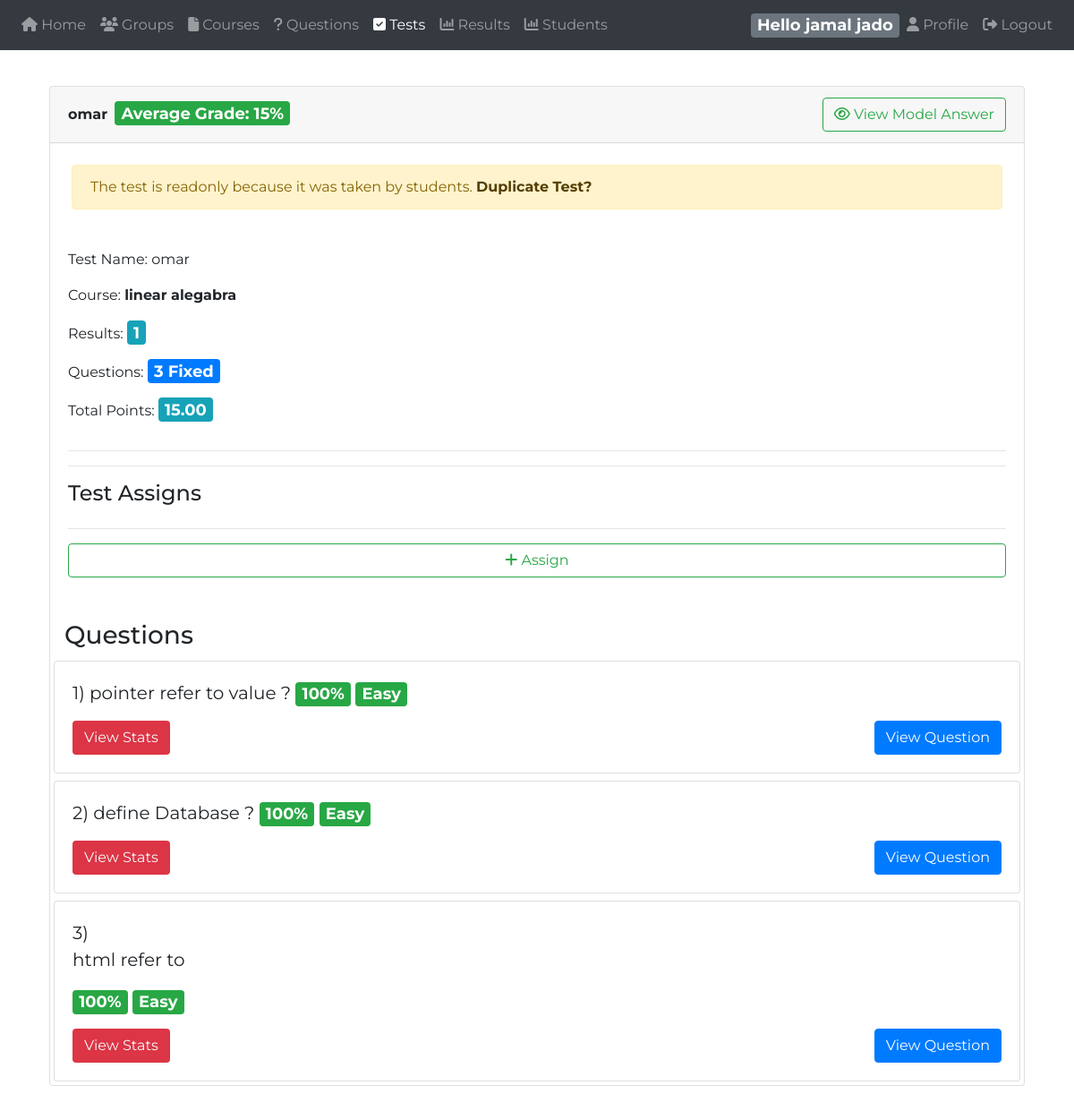
The page /instructor/?tests=view&id=43 (signed in) on the database its author committed.
### tables this page shows
CREATE TABLE `instructor` (
  `id` int(11) NOT NULL,
  `name` varchar(120) NOT NULL,
  `email` varchar(120) NOT NULL,
  `password` varchar(100) NOT NULL,
  `phone` varchar(13) NOT NULL,
  `password_token` varchar(100) DEFAULT NULL,
  `token_expire` timestamp NULL DEFAULT NULL,
  `suspended` int(11) NOT NULL DEFAULT 0,
  `isAdmin` tinyint(1) NOT NULL DEFAULT 0
);

CREATE TABLE `test` (
  `id` int(11) NOT NULL,
  `name` varchar(255) DEFAULT NULL,
  `courseID` int(11) DEFAULT NULL,
  `deleted` tinyint(1) DEFAULT 0,
  `instructorID` int(11) DEFAULT NULL
);

CREATE TABLE `question` (
  `id` int(11) NOT NULL,
  `question` varchar(2000) DEFAULT NULL,
  `type` int(1) DEFAULT NULL COMMENT '0 - MCQ / 1 - T/F /2- COMPLETE/',
  `points` int(11) NOT NULL DEFAULT 1,
  `difficulty` tinyint(1) DEFAULT 1,
  `isTrue` tinyint(1) NOT NULL DEFAULT 1,
  `instructorID` int(11) NOT NULL,
  `courseID` int(11) DEFAULT NULL,
  `deleted` tinyint(1) NOT NULL DEFAULT 0
);

### instructor/app/view/tests.php (the view, shortened to what the rows shown need)
<?php
require_once 'header.php';
require_once 'header.php';
require_once 'navbar.php';
    if (($_GET['tests'] == "addQuestions") && (isset($_GET['id']))) { ?>
      <div class="col-md-12">
        <div class="card">
          <div class="card-header">
            <strong class="card-title">Questions</strong>
            <a href="?questions=add" type="button" class="btn btn-outline-primary float-right mb-1"><i class="fa fa-plus"></i>Add New Question</a>
            <a href="?tests=view&id=<?php echo $_GET['id']?>" type="button" class="btn btn-outline-primary float-right mb-1" style="margin-right: 22px;"><i class="fa fa-arrow-circle-left"></i>  Back To Test</a>
          </div>
          <div class="card-body">
            <div class="row form-group">
              <div class="col col-md-3">
                <label>You selected</label>
              </div>
              <div class="col-12 col-md-9">
                <span class="badge badge-success" id="counter">0</span> Questions
              </div>
            </div>
            <div class="row form-group">
              <div class="col col-md-3">
                <label for="total">Total Points</label>
              </div>
              <div class="col-12 col-md-9">
                <span class="badge badge-success" id="total">0</span> Point
              </div>
            </div>
          </div>
          <div class="card-body">
            <table id="AssignQuestionsTable" class="table table-striped table-bordered">
              <thead>
                <tr>
                  <th></th>
                  <th class="d-none">ID</th>
                  <th>Question</th>
                  <th>Course</th>
                  <th>Points</th>
                  <th>Type</th>
                  <th>Difficulty</th>
                </tr>
              </thead>
              <tbody>
                <?php
                  $_tests = new test();
                  $Questions = $_tests->getQuestionsNotInTest($_GET['id']);
                  $qTypes = [0=>'Multiple Choise',1=>'True/False',2=>'Complete',3=>'Multiple Select',4=>'Matching',5=>'Essay'];
                  foreach ($Questions as $question) {
                      echo '<tr>
                            <td></td>
                            <td class="d-none">'. $question->id .'</td>
                            <td style="max-width:300px">'. $question->question .'</td>
                            <td>'. $question->course .'</td>
                            <td class="qDegree">
                              <input class="form-control" value="'. $question->points .'" disabled>
                            </td>
                            <td>'. $qTypes[$question->type] .'</td>
                            <td>'. (($question->difficulty == 1)?'<span class="badge badge-success">Easy</span>':(($question->difficulty == 2)?'<span class="badge badge-warning">Moderate</span>':'<span class="badge badge-danger">Hard</span>')) .'</td>
                      </tr>';
                  }?>
              </tbody>
            </table>
            <form id="testQuestions" action="app/controller/test.inc.php?addQuestionsToTest=<?php echo $_GET['id']; ?>" method="post">
            </form>
            <button type="submit" form="testQuestions" class="btn btn-outline-primary btn-lg btn-block">Add To Test</button>
          </div>
        </div>
      </div>
    <?php
} elseif (($_GET['tests'] == "view") && (isset($_GET['id']))) {
    $_tests = new test();
    $test = $_tests->getByID($_GET['id']);
    $readOnly = $_tests->isReadOnly($_GET['id']);
    $testAverage = $_tests->testAverage($_GET['id']);
?>
<div class="col-md-12">
    <div class="card">
        <div class="card-header">
            <strong class="card-title"><?php echo $test->name ?></strong>
            <?php if ($readOnly) { ?>
                <span class="badge badge-success m-1">Average Grade: <?php echo $testAverage ?>%</span>
                <a href="?tests=model&id=<?php echo $test->id ?>" class="btn btn-outline-success float-right"><i class="fa fa-eye"></i> View Model Answer</a>
            <?php } else { ?>
                <button type="button" class="btn btn-outline-primary float-right" data-toggle="modal" data-target="#editTest" data-tname="<?php echo $test->name ?>" data-tid="<?php echo $test->id ?>" data-tcourse="<?php echo $test->courseID ?>"><i class="fa fa-edit"></i> Edit</button>
            <?php } ?>
        </div>
        <?php echo ($readOnly ? '<span class="alert alert-warning m-4" role="alert">The test is readonly because it was taken by students.  <a href="app/controller/test.inc.php?duplicateTest=' . $test->id . '" class="alert-link">Duplicate Test?</a></span>' : ''); ?>
        <div class="card-body">
            <div class="row">
                <div class="col-12">
                    <label class="control-label mb-3">Test Name: </label>
                    <label class="control-label mb-3"><?php echo $test->name ?></label>
                </div>
                <div class="col-12">
                    <label class="control-label mb-3">Course: </label>
                    <label class="control-label mb-3"><strong><?php echo $test->course ?></strong></label>
                </div>
                <div class="col-12">
                    <label class="control-label mb-3">Results: </label>
                    <label class="control-label mb-3"><span class="badge badge-info"><?php echo $test->inResults ?></span></label>
                </div>
                <div class="col-12">
                    <label class="control-label mb-3">Questions: </label>
                    <label class="control-label mb-3"><span class="badge badge-primary"><?php echo (!empty($test->fixedQuestions) ? $test->fixedQuestions : '0') ?> Fixed</span></label>
                </div>
                <div class="col-12">
                    <label class="control-label mb-3">Total Points: </label>
                    <label class="control-label mb-3"><span class="badge badge-info"><?php echo $test->TestGrade ?></span></label>
                </div>
            </div>
            <hr>
            <hr>
            <h4>Test Assigns</h4>
            <hr>
            <a href="?assign&test=<?php echo $test->id ?>" id="assignButton" data-questions="<?php echo $test->fixedQuestions ?>" type="button" class="btn btn-outline-success btn-block mb-1"><i class="fa fa-plus"></i> Assign</a>        </div>
        <br>
        <?php if (!$readOnly) { ?>
            <div class="card-header" style="background:inherit;">
                <h4 class="float-left">Test Questions</h4>
                <a href="?tests=addQuestions&id=<?php echo $test->id ?>" type="button" class="btn btn-outline-primary float-right m-1"><i class="fa fa-plus"></i> Add Fixed Questions</a>
                <form id="testQuestions" action="app/controller/test.inc.php?deleteQuestionsFromTest=<?php echo $test->id ?>" method="post">
                    <button class="btn btn-outline-danger float-right m-1" type="submit"><i class="fa fa-trash"></i> Delete Selected</button>
                </form>
            </div>
            <div class="card-body">
                <table id="deleteQuestionsFromTest" class="table table-striped table-bordered">
                    <thead>
                        <tr>
                            <th></th>
                            <th class="d-none">ID</th>
                            <th>Question</th>
                            <th>Course</th>
                            <th>Points</th>
                            <th>Type</th>
                            <th>Difficulty</th>
                        </tr>
                    </thead>
                    <tbody>
                        <?php
                        $_tests = new test();
                        $Questions = $_tests->getQuestionsInTest($_GET['id']);
                        $qTypes = [0 => 'Multiple Choice', 1 => 'True/False', 2 => 'Complete', 3 => 'Multiple Select', 4 => 'Matching', 5 => 'Essay'];
                        foreach ($Questions as $question) { ?>
                            <tr>
                                <td></td>
                                <td class="d-none"><?php echo $question->id ?></td>
                                <td class="text-wrap" style="max-width:300px"><?php echo $question->question ?></td>
                                <td><?php echo $question->course ?></td>
                                <td class="qDegree text-center" name="qDegree"><span class="badge badge-success"><?php echo $question->questionGrade ?></span></td>
                                <td><?php echo $qTypes[$question->type]; ?></td>
                                <td><?php echo (($question->difficulty == 1) ? '<span class="badge badge-success">Easy</span>' : (($question->difficulty == 2) ? '<span class="badge badge-warning">Moderate</span>' : '<span class="badge badge-danger">Hard</span>')) ?></td>
                            </tr>
                        <?php } ?>
                    </tbody>
                </table>
            </div>
        <?php } else { ?>
            <h3 class="ml-3">Questions</h3>
            <?php
            $rep = new report;
            $questions = $rep->getQuestionsInTest($_GET['id']);
            $i = 0;
            foreach ($questions as $question) {
                $i++;
                $questionDetails = $rep->getQuestionReport($question->id);
                $crt = $questionDetails->rightAnswers;
                $ttl = $questionDetails->inResults;
                $correct = round(($crt / $ttl) * 100, 0);
            ?>
                <div class="card m-1">
                    <div class="card-body">
                        <blockquote class="blockquote">
                            <?php echo $i ?>) <?php echo $questionDetails->question ?>
                            <span class="badge badge-<?php echo ($correct < 50) ? 'danger' : 'success' ?>"><?php echo $correct ?>%</span>
                            <?php echo (($questionDetails->difficulty == 1) ? '<span class="badge badge-success">Easy</span>' : (($questionDetails->difficulty == 2) ? '<span class="badge badge-warning">Moderate</span>' : '<span class="badge badge-danger">Hard</span>')) ?>
                        </blockquote>
                        <?php if ($questionDetails->type < 4) { ?>
                            <button class="btn bg-danger text-light" type="button" data-toggle="collapse" data-target="#question<?php echo $i ?>" aria-expanded="true" aria-controls="collapseOne">View Stats</button>
                            <a class="btn btn-primary float-right" type="button" href="?questions=view&id=<?php echo $questionDetails->id; ?>">View Question</a>
                        <?php } ?>
                    </div>
                </div>
            <?php } ?>
        <?php } ?>
    </div>
</div>
        <?php } ?>
          <?php
require_once 'footer.php';
?>

### instructor/app/view/navbar.php (shortened to what the rows shown need)
<?php
$obj = new instructor();
$usr = $obj->getByEmail($_SESSION['mydata']->email);
?>
<body>
  <nav class="navbar navbar-icon-top navbar-expand-lg navbar-dark bg-dark">
    <div class="collapse navbar-collapse" id="navbarSupportedContent">
      <ul class="navbar-nav mr-auto">
        <?php
          if($_SESSION['mydata']->isAdmin){ ?>
            <li class="nav-item <?php echo (isset($_GET['instructors'])?'active':'') ?>">
              <a class="nav-link" href="?instructors">
                <i class="fa fa-group"></i>
                Instructors
              </a>
            </li>
            <li class="nav-item <?php echo (isset($_GET['students'])?'active':'') ?>">
              <a class="nav-link" href="?students">
                <i class="fa fa-group"></i>
                Students
              </a>
            </li>
            <li class="nav-item <?php echo (isset($_GET['results'])?'active':'') ?>">
              <a class="nav-link" href="?results">
                <i class="fa fa-group"></i>
                Results
              </a>
            </li>
          <?php }else{ ?>
        <li class="nav-item <?php echo (empty($_GET)?'active':'') ?>">
          <a class="nav-link" href=".">
            <i class="fa fa-home"></i>
              Home
            </a>
        </li>
        <li class="nav-item <?php echo (isset($_GET['groups'])?'active':'') ?>">
          <a class="nav-link" href="?groups">
            <i class="fa fa-group"></i>
            Groups
          </a>
        </li>
        <li class="nav-item <?php echo (isset($_GET['courses'])?'active':'') ?>">
          <a class="nav-link" href="?courses">
            <i class="fa fa-file"></i>
            Courses
          </a>
        </li>
        <li class="nav-item <?php echo (isset($_GET['questions'])?'active':'') ?>">
          <a class="nav-link" href="?questions">
            <i class="fa fa-question"></i>
            Questions
          </a>
        </li>
        <li class="nav-item <?php echo (isset($_GET['tests'])?'active':'') ?>">
          <a class="nav-link" href="?tests">
            <i class="fa fa-check-square"></i>
            Tests
          </a>
        </li>
        <li class="nav-item <?php echo (isset($_GET['results'])?'active':'') ?>">
          <a class="nav-link" href="?results">
            <i class="fa fa-bar-chart"></i>
            Results
          </a>
        </li>
        <li class="nav-item <?php echo (isset($_GET['students'])?'active':'') ?>">
          <a class="nav-link" href="?students">
            <i class="fa fa-bar-chart"></i>
            Students
          </a>
        </li>
<?php } ?>
      </ul>
      <span class="badge badge-secondary">Hello <?php echo $_SESSION['mydata']->name ?></span>
      <ul class="navbar-nav ">
        <li class="nav-item">
          <a class="nav-link" href="?profile">
            <i class="fa fa-user"></i>
            Profile
          </a>
        </li>
        <li class="nav-item">
          <a class="nav-link" href="?logout">
            <i class="fa fa-sign-out"></i>
            Logout
          </a>
        </li>
      </ul>
    </div>
  </nav>

### rows shown on the page
instructor: name "jamal jado"
test: name "omar"
question: question "pointer refer to value ?", correct "100", difficulty "Easy"
question: question "define Database ?", correct "100", difficulty "Easy"
question: question "html refer to", correct "100", difficulty "Easy"

### other values the page prints
$testAverage "15"
$test->course "linear alegabra"
$test->inResults "1"
$test->fixedQuestions "3"
$test->TestGrade "15.00"
